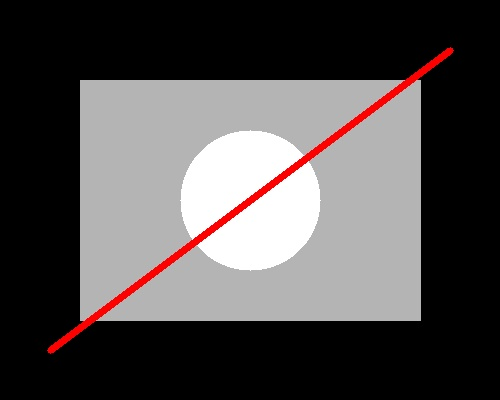
#> input picture sample_inputs/input_exp16.jpg, 500 x 400 px
$ python exp16_sobel_edge_detection.py   (older library calls are emulated)
#> lines starting #> are read from the running program, lines starting #| are printed output that depends on the picture
import cv2
import os

# Experiment 16: Sobel Filter
image_path = os.path.join(os.path.dirname(__file__), "..", "sample_inputs", "input_exp16.jpg")
image = cv2.imread(image_path)
#> image is the input picture: shape (400, 500, 3); mean B, G, R 76.9, 76.9, 81.2
if image is None:
    image = cv2.imread("input_exp16.jpg")

gray = cv2.cvtColor(image, cv2.COLOR_BGR2GRAY)
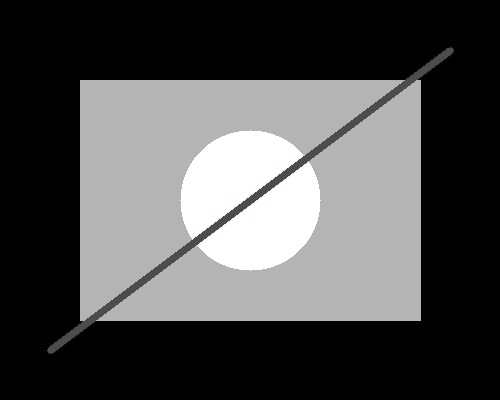
#> gray: shape (400, 500); min 0, max 255, mean 78.2
sobel_x = cv2.Sobel(gray, cv2.CV_64F, 1, 0, ksize=3)
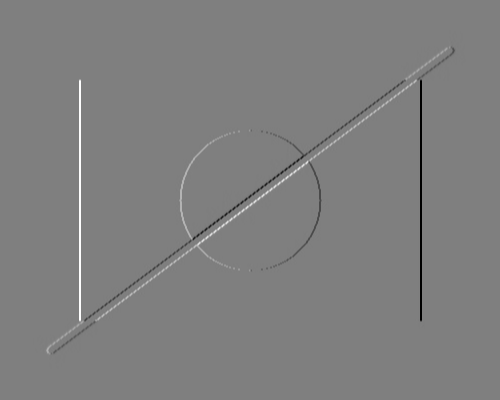
#> sobel_x: shape (400, 500) float64; min -720, max 725, mean 0; drawn with min black and max white
sobel_y = cv2.Sobel(gray, cv2.CV_64F, 0, 1, ksize=3)
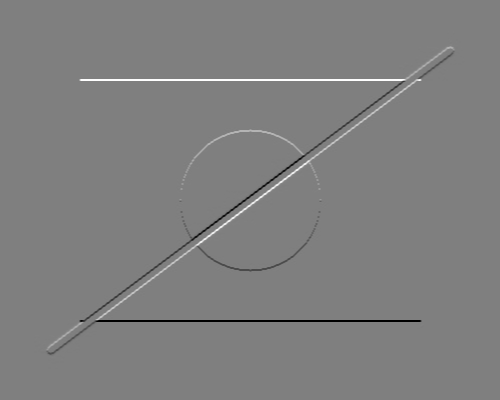
#> sobel_y: shape (400, 500) float64; min -724, max 725, mean 0; drawn with min black and max white
sobel_x = cv2.convertScaleAbs(sobel_x)
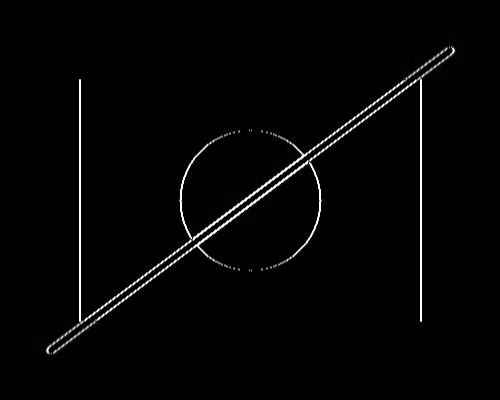
#> sobel_x: shape (400, 500); min 0, max 255, mean 4.6
sobel_y = cv2.convertScaleAbs(sobel_y)
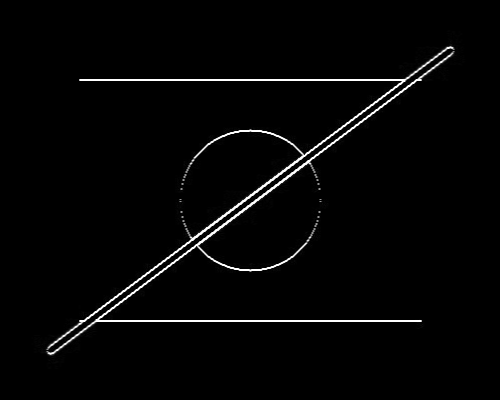
#> sobel_y: shape (400, 500); min 0, max 255, mean 5.4
sobel_combined = cv2.addWeighted(sobel_x, 0.5, sobel_y, 0.5, 0)
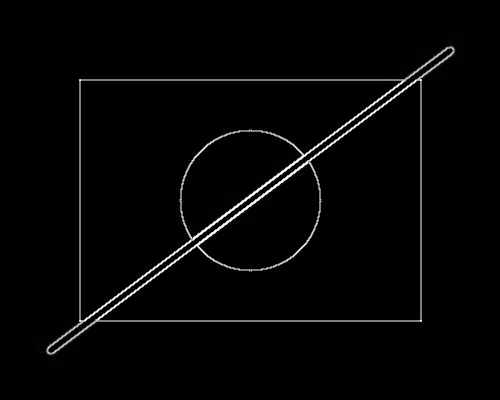
#> sobel_combined: shape (400, 500); min 0, max 255, mean 5

cv2.imshow("Original Image", image)
cv2.imshow("Sobel Combined", sobel_combined)

out_path = os.path.join(os.path.dirname(__file__), "..", "output_screenshots", "exp16_output.png")
sobel_c_bgr = cv2.cvtColor(sobel_combined, cv2.COLOR_GRAY2BGR)
cv2.imwrite(out_path, cv2.hconcat([image, sobel_c_bgr]))
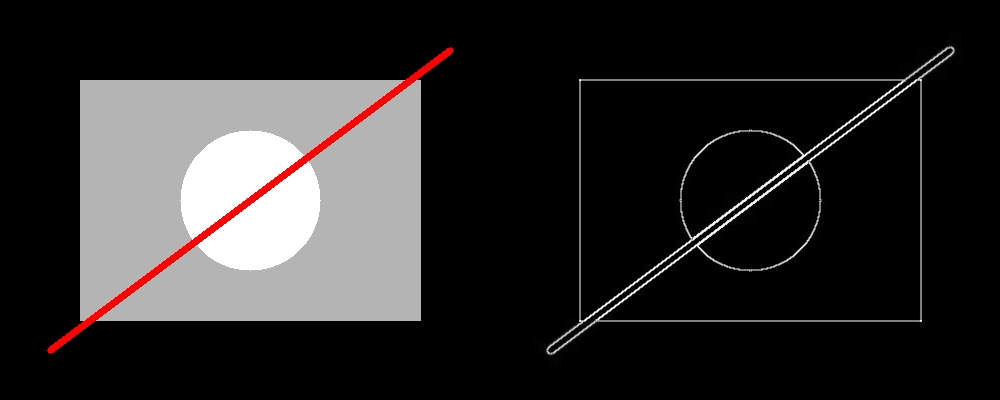
#> saved as exp16_output.png: shape (400, 1000, 3); mean B, G, R 40.9, 40.9, 43.1
print(f"Exp 16 output saved to {out_path}")

cv2.waitKey(500)
cv2.destroyAllWindows()
